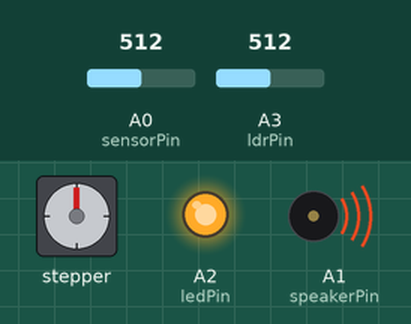
Recording of a sketch running on a simulated Arduino Uno, built with avr-gcc and run on an emulated ATmega328P. Parts: stepper motor, output pins drawn as LEDs (lit = HIGH), buzzer (waves = sounding). Wiring (inferred from the names in the program): stepper motor (2048 steps per turn assumed): coils pin 5, pin 4, pin 3, pin 2. Inputs (shaded band) come from the test bench; at power-on: A3 (ldrPin) = 512, A0 (sensorPin) = 512. Pins used as bus, display or sensor lines are not drawn; what the sketch prints to the serial monitor is not drawn.

Above: at 0.1 s.
At 13.7 s:
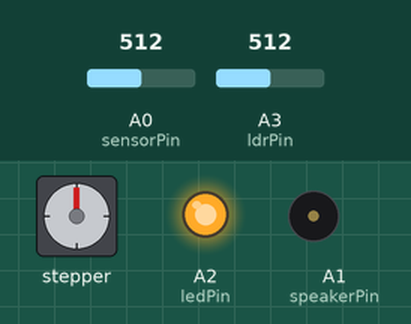
13.8 s: A3 (ldrPin) set to 785
15.3 s: A3 (ldrPin) set to 812
At 15.9 s:
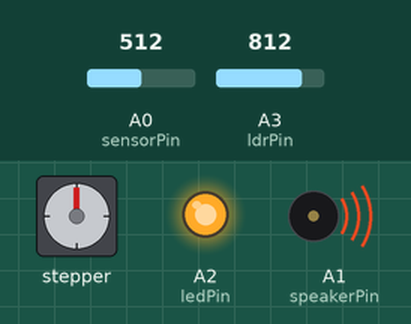
Timing chart, 0 to 18.3 s (numbered marks = the images above; inputs shaded):
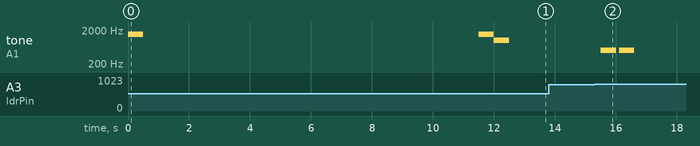

Measured:
- the behaviour switches between 800 and 801 on A3 (ldrPin) (found by bisection; images 1 and 2)
- after the input at 13.8 s, every drawn part: stays the same
- after the input at 15.3 s, tone on A1 (speakerPin): alternates 500 Hz for 0.50 s and silent for 0.10 s, 4 changes in all, then stays silent, starting after 0.21 s

The sketch:

Main_Program.ino
```cpp
/*
===================================================================================
Program for TUBE CLIMBING ROBOT
===================================================================================

INFO
* Program for the Tube Climbing Robot
* MEX4273 Project Robot
*

PROBLEMS
* swPin stays HIGH after pressed > Add a 10k MINRES
* change the RobotFW delay to an appropriate value
* write FW() fn

===================================================================================
(copywrite)
© Poornamith
© Infast

revised: 22-10-2015
Git Repo: https://github.com/Poornamith/robot_MEX4273
===================================================================================
*/

//Port Initialization
#include "portsInit.h"

//Global Variables
int counter = 0;    //SSD counter
bool state = 0;     //State Variable


void setup() {

  //== PIN CONFIG ================================================================
  pinMode(swPin, INPUT);
  pinMode(ledPin, OUTPUT);
  pinMode(speakerPin, OUTPUT);

  //set 8,9,10,11 as OUTPUT
  //For SSD
  //DDRB = DDRB | B00001111;
  for(int i = 0; i < 7; i++) {
    pinMode(ssd[i], OUTPUT);
  }

  pinMode(in1Pin, OUTPUT);
  pinMode(in2Pin, OUTPUT);
  pinMode(in3Pin, OUTPUT);
  pinMode(in4Pin, OUTPUT);

  Serial.begin(9600);
  Serial.println("ROBOT START");
  //================================================================================

  //== BEGIN OF PROGRAM ============================================================
  displaySSD(counter);              //display ON

  /*while(checkSw());               //Wait for SW press
  robotFW(5000);                    //Move Robot for a small time period
  delay(1000);

  while(readSensors() < black) {    //move until first black stripe
    robotFW();
    delay(100);
  }*/

  digitalWrite(ledPin, HIGH);       //activate alarm and Lamps
  alarm(1500, 500);
  state = 1;                        //State set to HIGH
  delay(1000);

  Serial.println(" OK ");

  /*while(readSensors() > black) {    //wait until black strip is passed
    robotFW(2000);
    delay(100);
  }

  Serial.println(" ");

  robotFW(1000);
  while(1);*/

  //move robot for a small time period
  robotFW(10000);
  alarm(1500, 500);
  alarm(1000, 500);
}


void loop() {

  //Last Black stripe
  //if((readSensors() > black) && state) {
  ldrVal = analogRead(ldrPin);
  Serial.println(ldrVal);
  if(ldrVal > black) {
    alarm(500, 500);
    delay(100);
    alarm(500, 500);
    robotSTOP(10000);

    //go Up
    while(1) {
      Serial.print("END");
      robotFW(1000);
    }
  }

  //White stripe
  else if(readSensors() < white) {
    alarm(750, 200);
    counter++;
    Serial.print(counter);
    Serial.print(" ");
    displaySSD(counter);

    Serial.print("WHITE");

    while(readSensors() < white) {    //wait until white strip is passed
      robotFW(500);
    }
  }

  //transparent region
  else {
  Serial.println("TRANSPARENT");
  robotFW(500);
    //delay(100);
  }
}
```

portsInit.h
```cpp
#include <Arduino.h>
//#include <Stepper.h>

//== ports =============================================================================

const short swPin = 6;
int swState = 0;

const short ledPin = A2;

const int speakerPin = A1;

const int ssd[7] = { 13, 12, 11, 10, 9, 8, 7 };
int bitVal = 0;

const int sensorPin = A0;
int sensorVal = 0;
const int ldrPin = A3;
int ldrVal = 0;

const int in1Pin = 5;
const int in2Pin = 4;
const int in3Pin = 3;
const int in4Pin = 2;

//Stepper motor(512, in1Pin, in2Pin, in3Pin, in4Pin);

//== COLOR CALIBRATION =================================================================

/*  +-------------+-------------+-------------+
    |  COLOR      |    IR (A)   |    IR (D)   |
    +-------------+-------------+-------------+
    | Transparent | 200 - 550   |  100 - 105  |
    | White       |  40 - 150   |  100 - 105  |
    | Black       | 650 - 720   |  1023       |
    +-------------+-------------+-------------+
*/

const int black = 800, white = 200;


//======================================================================================


//== function prototypes ===============================================================

bool checkSw();
void displaySSD(int getCount);
int readSensors();
void robotFW(int getTime);
void robotSTOP(int getTime);
void alarm(int getTone, int getDelay);
//======================================================================================


//== functions =========================================================================

bool checkSw() {
  swState = digitalRead(swPin);         //get the SW state
  if (swState == HIGH) {
    digitalWrite(swPin, LOW);           //pull-down mode
    return false;
  }
  else
    return true;
}

void displaySSD(int getCount) {

  switch(getCount) {
    case 0: bitVal = B00111111; break;    // 7 seg val for digit 0
    case 1: bitVal = B00000110; break;    // 7 seg val for digit 1
    case 2: bitVal = B01011011; break;    // 7 seg val for digit 2
    case 3: bitVal = B01001111; break;    // 7 seg val for digit 3
    case 4: bitVal = B01100110; break;    // 7 seg val for digit 4
    case 5: bitVal = B01101101; break;    // 7 seg val for digit 5
    case 6: bitVal = B01111101; break;    // 7 seg val for digit 6
    case 7: bitVal = B00000111; break;    // 7 seg val for digit 7
    case 8: bitVal = B01111111; break;    // 7 seg val for digit 8
    case 9: bitVal = B01101111; break;    // 7 seg val for digit 9

    default: bitVal = B00111111; break;   //default val as digit 0
  }

  for(int i = 0; i < 7; i++) {
    digitalWrite(ssd[i], bitRead(bitVal, i));   //pass counter val bitwise
    Serial.print(bitRead(bitVal, i));
  }
  Serial.println(" ");
}
/*BCD
void SSD(int getCount) {

  //Operations are done only to the last 4 bits
  //PORTB = PORTB | getCount;   //send value
  PORTB = getCount;
}
*/

int readSensors() {
  sensorVal = analogRead(sensorPin);      //get the sensor val
  Serial.print(sensorVal);
  return sensorVal;
}

void robotFW(int getTime) {
  Serial.print("FW");
  //motor.setSpeed(20);
  //motor.step(getSpeed);                   //rotate motor for number of steps

  digitalWrite(in1Pin, HIGH);
  digitalWrite(in2Pin, HIGH);
  digitalWrite(in3Pin, HIGH);
  digitalWrite(in4Pin, LOW);

  delay(getTime);
}

void robotSTOP(int getTime) {
  Serial.print("STOP");

  digitalWrite(in1Pin, LOW);
  digitalWrite(in2Pin, LOW);
  digitalWrite(in3Pin, LOW);
  digitalWrite(in4Pin, LOW);

  delay(getTime);
}

void alarm(int getTone, int getDelay) {
  tone(speakerPin, getTone, getDelay);    //alarm tone generator
  delay(getDelay);
  noTone(speakerPin);
}
```
